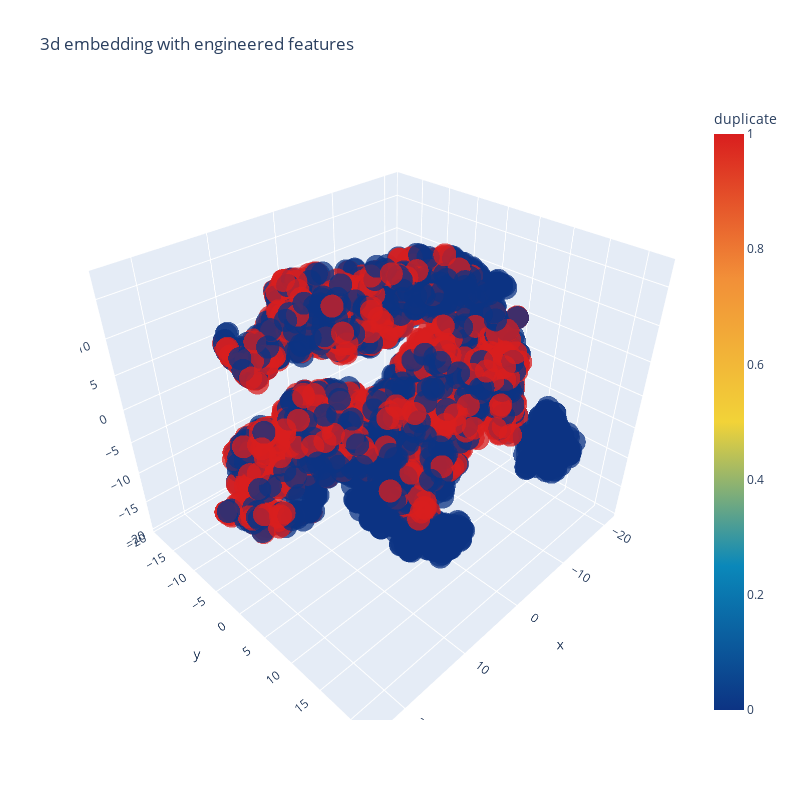

Here is the notebook cell this chart was saved with:
### Code cell
trace1 = go.Scatter3d(
    x=tsne3d[:,0],
    y=tsne3d[:,1],
    z=tsne3d[:,2],
    mode='markers',
    marker=dict(
        sizemode='diameter',
        color = y,
        colorscale = 'Portland',
        colorbar = dict(title = 'duplicate'),
        line=dict(color='rgb(255, 255, 255)'),
        opacity=0.75
    )
)

data=[trace1]
layout=dict(height=800, width=800, title='3d embedding with engineered features')
fig=dict(data=data, layout=layout)
py.iplot(fig, filename='3DBubble')

### Figure 1 — Plotly figure (JSON) as saved in the notebook; plotly's stock layout.template omitted (floating-point values rounded to 4 significant figures; data arrays with more than 128 entries replaced by an {"elided": "..."} marker saying what was removed)
{"data": [{"y": {"elided": "5000 float values"}, "mode": "markers", "marker": {"opacity": 0.75, "colorscale": [[0, "rgb(12,51,131)"], [0.25, "rgb(10,136,186)"], [0.5, "rgb(242,211,56)"], [0.75, "rgb(242,143,56)"], [1, "rgb(217,30,30)"]], "color": {"elided": "5000 int values"}, "colorbar": {"title": {"text": "duplicate"}}, "sizemode": "diameter", "line": {"color": "rgb(255, 255, 255)"}}, "x": {"elided": "5000 float values"}, "z": {"elided": "5000 float values"}, "type": "scatter3d"}], "layout": {"width": 800, "title": {"text": "3d embedding with engineered features"}, "height": 800}}
